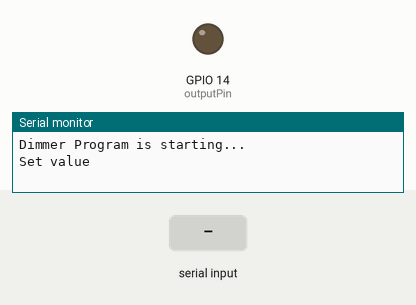
A sketch run on a simulated ESP8266 (NodeMCU). On the bench: output pins drawn as LEDs (lit = HIGH), the last lines printed to the serial monitor. The inputs (shaded band) are chosen by the test bench.

Above: at 1.2 s.
1.3 s: "90,45\n" received over Serial
At 2.3 s:
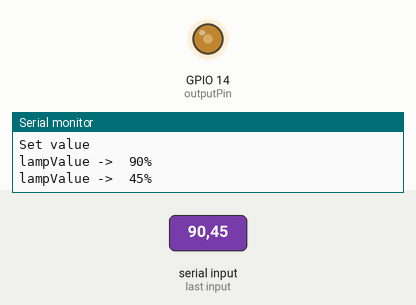
3.2 s: "5\n" received over Serial
At 4.3 s:
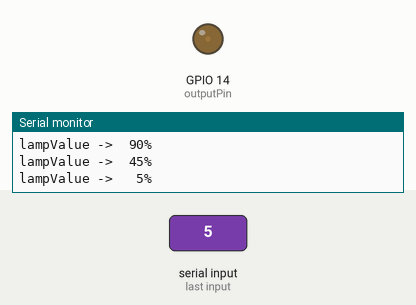
4.9 s: "30,150\n" received over Serial
At 6.5 s:
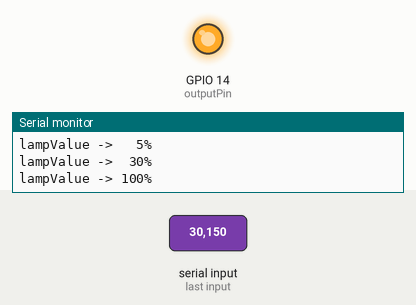
Timing chart, 0 to 8.0 s (numbered marks = the images above; inputs shaded):
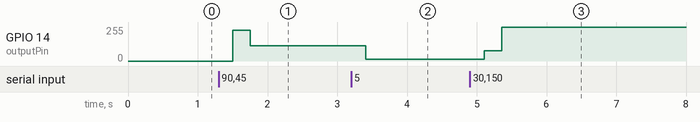

Measured:
- after the input at 1.3 s, GPIO 14 (outputPin): 0/255 → 229/255 after 0.20 s, → 114/255 0.25 s later
- after the input at 3.2 s, GPIO 14 (outputPin): 114/255 → 12/255 after 0.21 s
- after the input at 4.9 s, GPIO 14 (outputPin): 12/255 → 76/255 after 0.21 s, → 255/255 0.25 s later

The sketch:

dimmer_lib.ino
```cpp
#include <RBDdimmer.h>//
#define outputPin  14  //D5
#define zerocross  12 // D6 for boards with CHANGEBLE input pins

dimmerLamp dimmer(outputPin, zerocross); //initialase port for dimmer for ESP8266, ESP32, Arduino due boards
int outVal = 0;

void setup() {
  Serial.begin(9600);
  dimmer.begin(NORMAL_MODE, ON); //dimmer initialisation: name.begin(MODE, STATE)
  Serial.println("Dimmer Program is starting...");
  Serial.println("Set value");
}

void printSpace(int val)
{
  if ((val / 100) == 0) Serial.print(" ");
  if ((val / 10) == 0) Serial.print(" ");
}

void loop() {
  int preVal = outVal;

  if (Serial.available())
  {
    int buf = Serial.parseInt();
    if (buf != 0) outVal = buf;
    delay(200);
  }
  dimmer.setPower(outVal); // setPower(0-100%);

  if (preVal != outVal)
  {
    Serial.print("lampValue -> ");
    printSpace(dimmer.getPower());
    Serial.print(dimmer.getPower());
    Serial.println("%");

  }
  delay(50);
}
```
